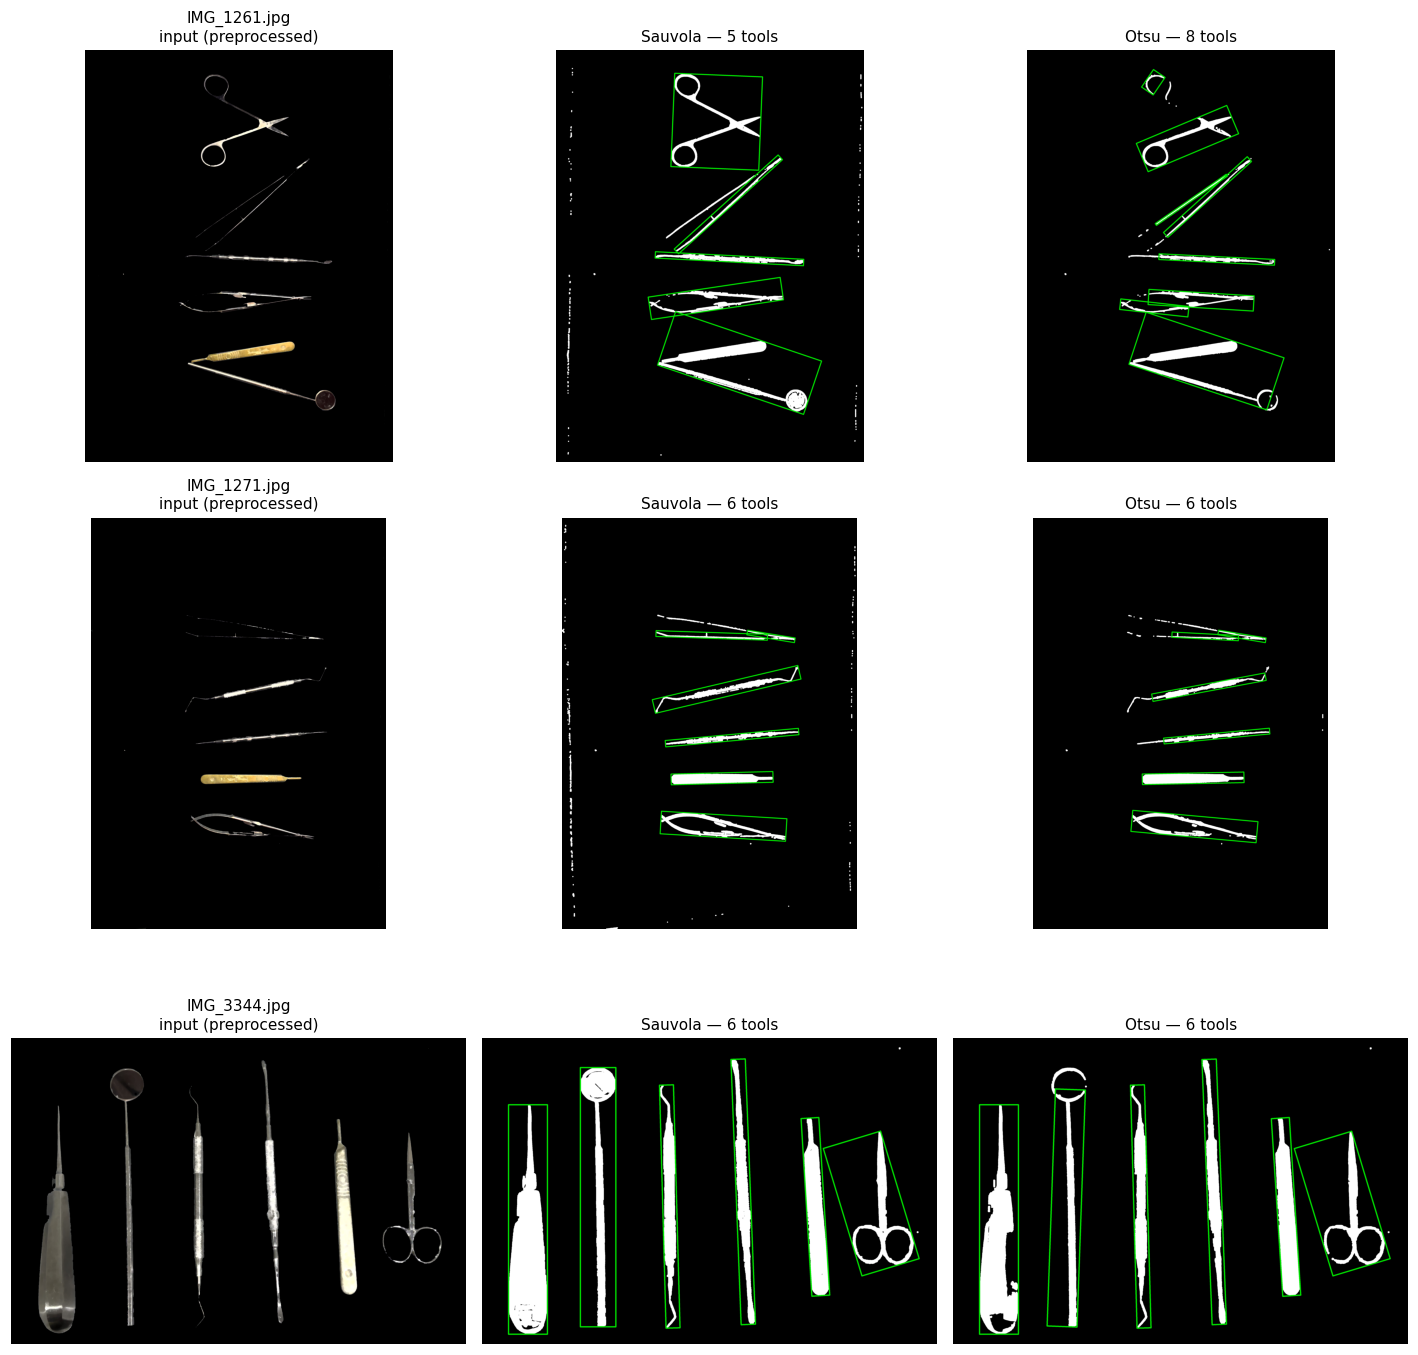

Generate this figure with Python:
# debug-utils/otsu_vs_sauvola.py
# Rough demo: how the segmentation behaves with Sauvola (the pipeline default)
# vs a plain global Otsu threshold.
#
# It runs the REAL preprocessing on each image, then binarises the
# background-removed tray two ways and compares the resulting masks + the
# oriented bounding boxes detected from each. One figure row per image:
#   [ preprocessed input ] [ Sauvola mask + boxes ] [ Otsu mask + boxes ]
#
# Usage:
#   python debug-utils/otsu_vs_sauvola.py
# Edit IMAGES / SHOW / SAVE below.

import os
os.environ.setdefault('KMP_DUPLICATE_LIB_OK', 'TRUE')

import pathlib as _pathlib
import sys as _sys
_ROOT = _pathlib.Path(__file__).resolve().parent.parent
if str(_ROOT) not in _sys.path:
    _sys.path.insert(0, str(_ROOT))

import cv2 as cv
import numpy as np
import matplotlib.pyplot as plt

from config import PreprocessConfig
from pipeline.preprocess import (
    get_ROI_from_color, binarize_image, get_tray_crop, remove_blue_background,
)
from pipeline.segmentation import (
    _connect_edges, _binarize_tray, _find_bboxes, _filter_by_median_area,
)

# ── Edit these ────────────────────────────────────────────────────────────────
IMAGES = ['./Trays2/IMG_1261.jpg', './Trays2/IMG_1271.jpg', './Trays/IMG_3344.jpg']
SHOW   = True                                   # pop a window (ignored if headless)
SAVE   = './debug-utils/otsu_vs_sauvola.png'    # set to None to skip saving
# ──────────────────────────────────────────────────────────────────────────────


def _binarize_otsu(tray_no_bg, cfg):
    """Otsu drop-in for _binarize_tray: same morphology, global threshold instead.

    Sauvola adapts the threshold per pixel from the local mean/std; Otsu picks a
    single global threshold from the grey histogram. Everything after the
    threshold (dilate + open) is identical so the comparison is apples-to-apples.
    """
    gray = cv.cvtColor(tray_no_bg, cv.COLOR_RGB2GRAY)
    _, binary = cv.threshold(gray, 0, 255, cv.THRESH_BINARY + cv.THRESH_OTSU)
    dilate_kernel = cv.getStructuringElement(cv.MORPH_ELLIPSE, cfg.seg_close_kernel_dims)
    binary = cv.morphologyEx(binary, cv.MORPH_DILATE, dilate_kernel)
    open_kernel = cv.getStructuringElement(cv.MORPH_ELLIPSE, cfg.bin_open_kernel_dims)
    binary = cv.morphologyEx(binary, cv.MORPH_OPEN, open_kernel)
    return binary


def _bboxes(binary, cfg):
    """Run the same bbox-detection + median-area filter the pipeline uses."""
    bb = _find_bboxes(binary, cfg.seg_min_contour_area)
    return _filter_by_median_area(bb, binary, cfg.seg_median_area_threshold)


def _draw(binary, bboxes, color=(0, 230, 0)):
    """Binary mask → RGB with oriented bboxes drawn (thickness scaled to size)."""
    out = cv.cvtColor(binary, cv.COLOR_GRAY2RGB)
    t = max(3, int(max(out.shape[:2]) / 400))
    for bbox in bboxes:
        pts = cv.boxPoints((bbox[0], bbox[1], bbox[2])).astype(np.int32)
        cv.polylines(out, [pts], True, color, t)
    return out


def _preprocess(path, cfg):
    """Real pipeline preprocessing up to the background-removed, edge-closed tray."""
    img = cv.cvtColor(cv.imread(path), cv.COLOR_BGR2RGB)
    img = cv.resize(img, cfg.image_dims, interpolation=cv.INTER_AREA)
    roi, _, _ = get_ROI_from_color(img, cfg)
    binary_mask = binarize_image(roi, cfg)
    tray, _, _ = get_tray_crop(roi, binary_mask, cfg)
    nbg = remove_blue_background(tray, cfg)
    return _connect_edges(nbg, cfg)


def main():
    cfg = PreprocessConfig()
    rows = []
    for path in IMAGES:
        if cv.imread(path) is None:
            print(f'[skip] cannot read {path}')
            continue
        tray = _preprocess(path, cfg)

        sa = _binarize_tray(tray, cfg)          # Sauvola (pipeline default)
        ot = _binarize_otsu(tray, cfg)          # Otsu (global)
        bb_sa, bb_ot = _bboxes(sa, cfg), _bboxes(ot, cfg)

        name = os.path.basename(path)
        print(f'{name:22s}  Sauvola={len(bb_sa):>2d} tools   Otsu={len(bb_ot):>2d} tools')
        rows.append((name, tray, _draw(sa, bb_sa), len(bb_sa),
                            _draw(ot, bb_ot), len(bb_ot)))

    if not rows:
        print('Nothing to show.')
        return

    fig, axes = plt.subplots(len(rows), 3, figsize=(13, 4.3 * len(rows)))
    axes = np.atleast_2d(axes)
    for r, (name, tray, sa_img, n_sa, ot_img, n_ot) in enumerate(rows):
        for ax, im, title in (
            (axes[r, 0], tray,   f'{name}\ninput (preprocessed)'),
            (axes[r, 1], sa_img, f'Sauvola — {n_sa} tools'),
            (axes[r, 2], ot_img, f'Otsu — {n_ot} tools'),
        ):
            ax.imshow(im)
            ax.set_title(title, fontsize=10)
            ax.axis('off')
    plt.tight_layout()
    if SAVE:
        fig.savefig(SAVE, dpi=110, bbox_inches='tight')
        print(f'saved {SAVE}')
    if SHOW:
        plt.show()


if __name__ == '__main__':
    main()
